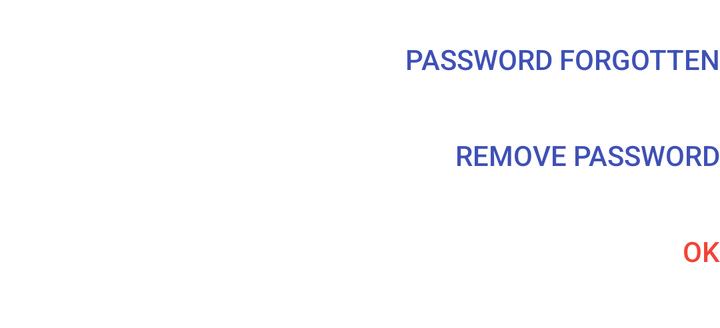
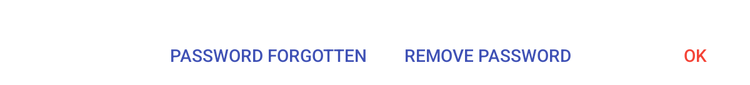

First picture: res/layout/ on a phone held upright. Second picture: the repository's own variant of that layout, on a device whose configuration matches the variant's folder. Source for both follows.
<!-- AndroidManifest.xml: application theme ensaNotesTheme.ApiSpec.Branded -->
<!-- res/layout/password_buttons.xml -->
<?xml version="1.0" encoding="utf-8"?>
<LinearLayout xmlns:android="http://schemas.android.com/apk/res/android"
    android:layout_width="match_parent"
    android:layout_height="wrap_content"
    android:orientation="vertical">

    <Button
        android:id="@+id/password_forgotten"
        style="@style/Button.Dialog"
        android:layout_width="wrap_content"
        android:layout_height="wrap_content"
        android:layout_marginTop="20dp"
        android:layout_gravity="right|end"
        android:gravity="right|end"
        android:text="@string/password_forgot" />

    <Button
        android:id="@+id/password_remove"
        style="@style/Button.Dialog"
        android:layout_width="wrap_content"
        android:layout_height="wrap_content"
        android:layout_gravity="right|end"
        android:gravity="right|end"
        android:text="@string/password_remove" />

    <Button
        android:id="@+id/password_confirm"
        style="@style/Button.Dialog.Accent"
        android:layout_width="wrap_content"
        android:layout_height="wrap_content"
        android:layout_gravity="right|end"
        android:gravity="right|end"
        android:text="@string/ok"/>
</LinearLayout>
<!-- resources referenced by this layout -->
<resources>
  <string name="ok">Ok</string>
  <string name="password_forgot">Password forgotten</string>
  <string name="password_remove">Remove password</string>
  <style name="Button.Dialog" parent="MD_ActionButton">
          <item name="android:textColor">@color/colorPrimary</item>
          <item name="android:background">@null</item>
          <item name="android:textCursorDrawable">@null</item>
      </style>
  <style name="Button.Dialog.Accent" parent="MD_ActionButton">
          <item name="android:textColor">@color/colorAccent</item>
          <item name="android:background">@null</item>
          <item name="android:textCursorDrawable">@null</item>
      </style>
  <style name="ensaNotesTheme.ApiSpec.Branded">
          <item name="android:windowBackground">@drawable/branded_background</item>
      </style>
  <color name="colorPrimary">#3F51B5</color>
  <color name="colorAccent">#F44336</color>
  <!-- drawable branded_background (drawable) -->
  <layer-list xmlns:android="http://schemas.android.com/apk/res/android">
      <item>
          <color android:color="@color/colorPrimaryDark"/>
      </item>
      <item>
          <bitmap
                  android:src="@drawable/ic_logo"
                  android:tileMode="disabled"
                  android:gravity="center"/>
      </item>
  </layer-list>
  <color name="colorPrimaryDark">#303F9F</color>
</resources>
<!-- res/layout-sw600dp/password_buttons.xml (the repository's variant of the layout above) -->
<!-- drawn on a 7-inch tablet held upright -->
<?xml version="1.0" encoding="utf-8"?>
<LinearLayout xmlns:android="http://schemas.android.com/apk/res/android"
    android:layout_width="match_parent"
    android:layout_height="wrap_content"
    android:orientation="horizontal"
    android:layout_marginTop="20dp"
    android:gravity="right|end">

    <Button
        android:id="@+id/password_forgotten"
        style="@style/Button.Dialog"
        android:layout_width="wrap_content"
        android:layout_height="wrap_content"
        android:text="@string/password_forgot" />

    <Button
        android:id="@+id/password_remove"
        style="@style/Button.Dialog"
        android:layout_width="wrap_content"
        android:layout_height="wrap_content"
        android:layout_marginLeft="30dp"
        android:layout_marginStart="30dp"
        android:text="@string/password_remove" />

    <Button
        android:id="@+id/password_confirm"
        style="@style/Button.Dialog.Accent"
        android:layout_width="wrap_content"
        android:layout_height="wrap_content"
        android:layout_marginLeft="55dp"
        android:layout_marginStart="55dp"
        android:text="@string/ok" />
</LinearLayout>
